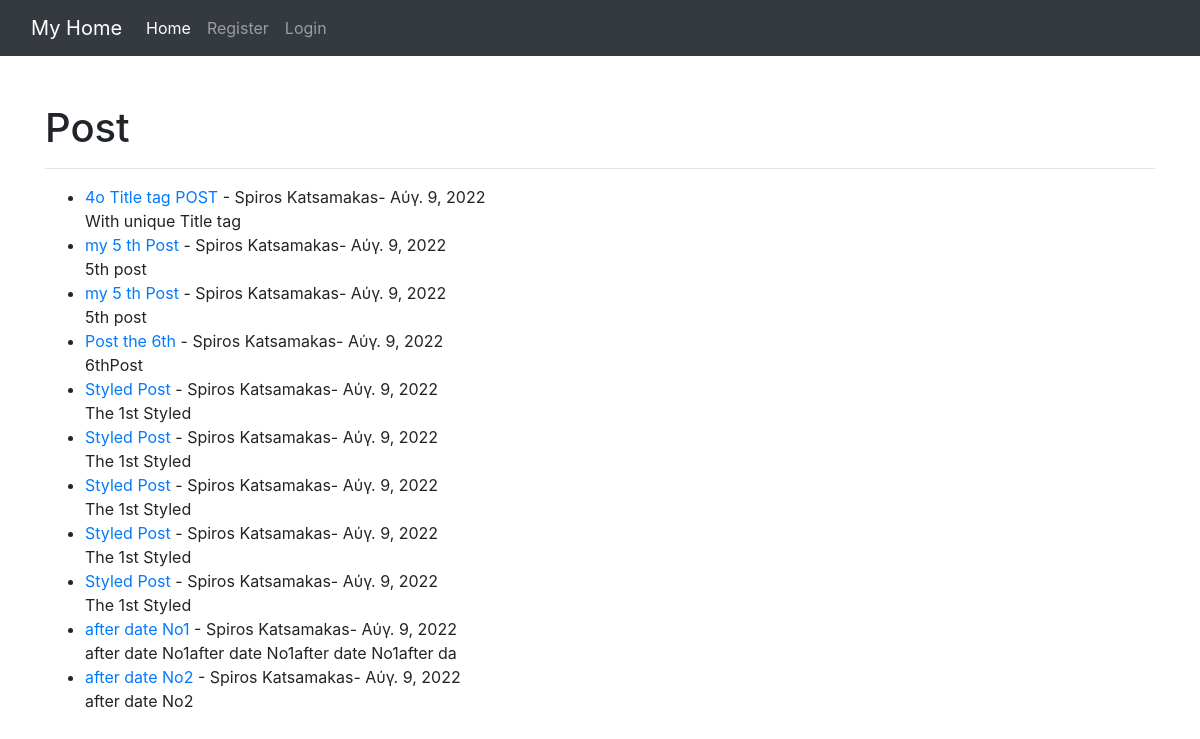
Before: / with the older database file.
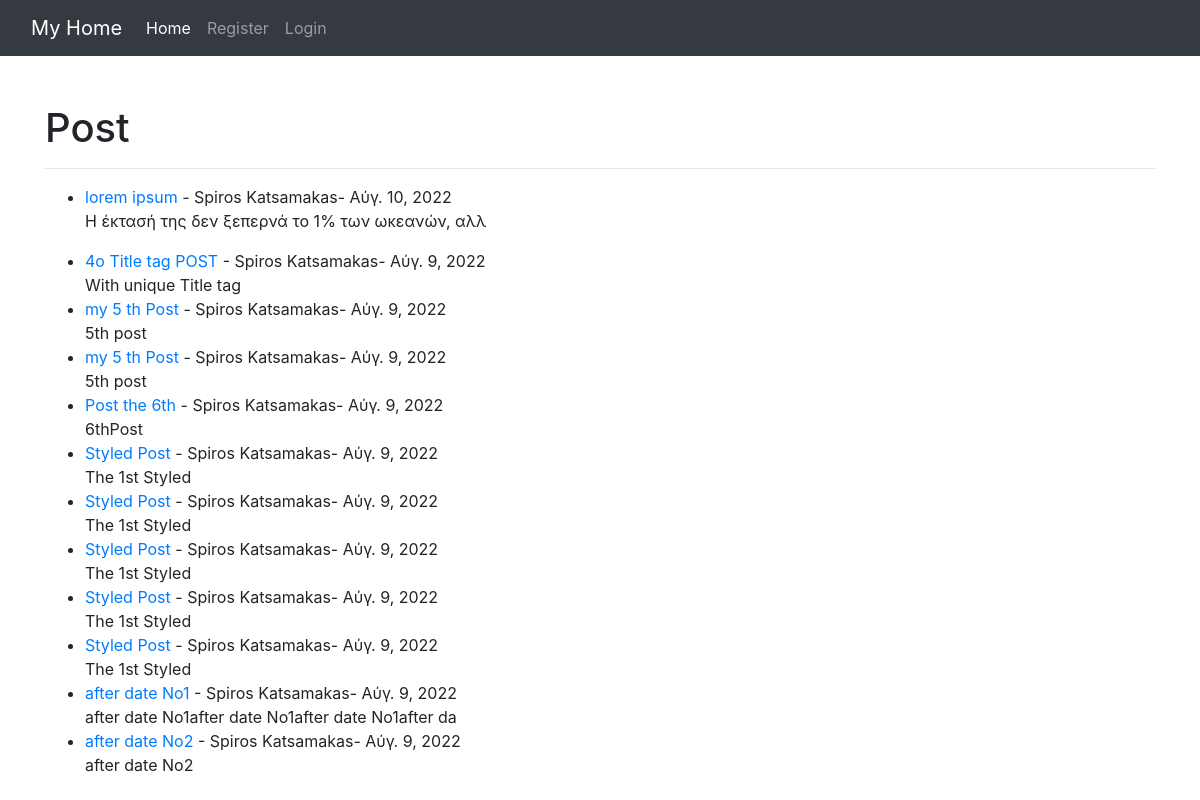
After: the same page with the newer database file.
### theblog/models.py (models this page shows, shortened)
class Post(models.Model):
    title = models.CharField(max_length=255)
    title_tag = models.CharField(max_length=255)
    author = models.ForeignKey(User, on_delete=models.CASCADE)
    body = models.TextField()
    post_date = models.DateField(auto_now_add=True)

### theblog/views.py (the view)
# urls.py: path('', HomeView.as_view(), name="home"),
class HomeView(ListView):
    model = Post
    template_name = 'home.html'
    ordering = ['-post_date']

### theblog/templates/home.html (shortened to what this page needs)
{% extends 'base.html' %}
{% block content %}
<br/>
<h1>Post</h1>
<hr>
<ul>
{% for post in object_list %}
	<li><a href="{% url 'article-detail' post.pk %}">{{ post.title }}<a/> -
	{{ post.author.first_name }}
	{{ post.author.last_name }}-
	{{ post.post_date }}
	<br/>
	{{ post.body|slice:":50"|safe }}</li>
{% endfor %}
</ul>
{% endblock %}

Changed rows visible on the page:
added Post: title "lorem ipsum", author.first_name "Spiros", author.last_name "Katsamakas", post_date "Αύγ. 10, 2022", body "Η έκτασή της δεν ξεπερνά το 1% των ωκεανών, αλλ"
